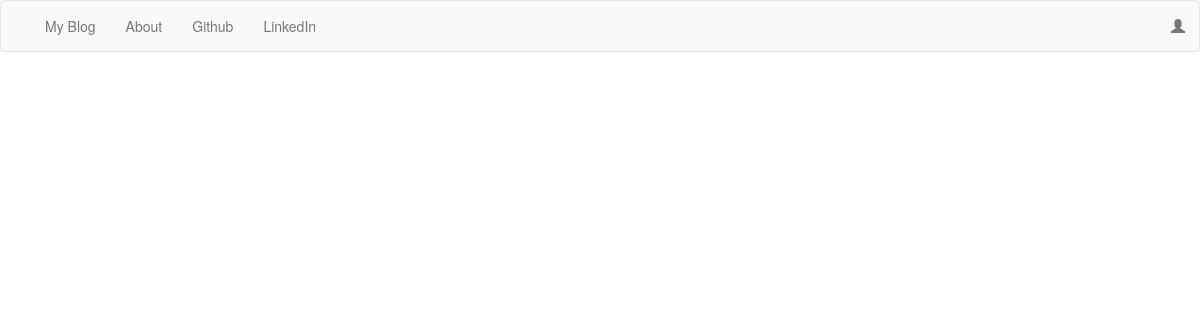
The app's page /, older data.
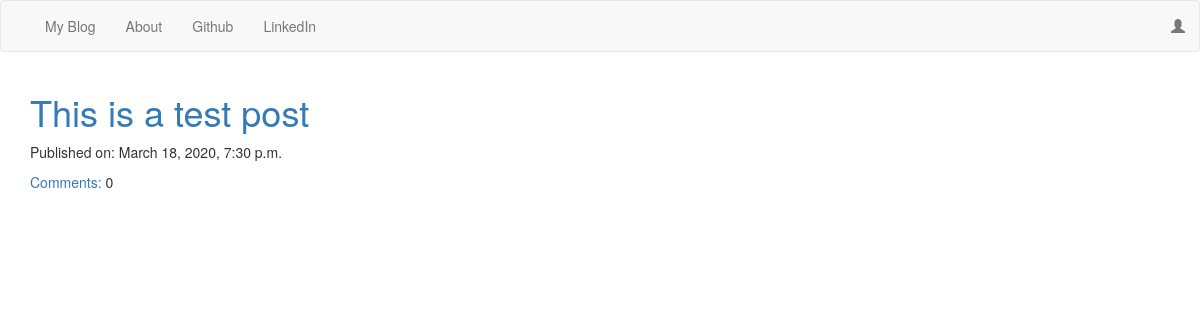
The same page, newer data.
### blog/models.py (models this page shows, shortened)
class Post(models.Model):
    author = models.ForeignKey('auth.User', on_delete=models.CASCADE)
    title = models.CharField(max_length=200)
    text = models.TextField()
    created_date = models.DateTimeField(default=timezone.now)
    published_date = models.DateTimeField(blank=True, null=True)
    def approve_comment(self):
        return self.comments.filter(approved_comment=True)

### blog/views.py (the view)
# urls.py: path('', views.PostListView.as_view(), name='post_list'),
class PostListView(ListView):
    model = Post
    def get_queryset(self):
        return Post.objects.filter(published_date__lte=timezone.now()).order_by('-published_date')

### blog/templates/blog/post_list.html
{% extends "blog/base.html" %}
{% block content %}
<div class="centerstage">
    {% for post in post_list %}
        <div class="post">
            <h1><a href="{% url 'post_detail' pk=post.pk %}">{{ post.title }}</a></h1>
            <div class="date">
                <p>Published on: {{ post.published_date }}</p>
            </div>
            <a href="{% url 'post_detail' pk=post.pk %}">Comments:</a> {{ post.approve_comment.count }}
        </div>
    {% endfor %}
</div>
{% endblock %}

Row changes from the older to the newer data that the page shows:
added Post: title "This is a test post", published_date "March 18, 2020, 7:30 p.m.", approve_comment.count "0"
